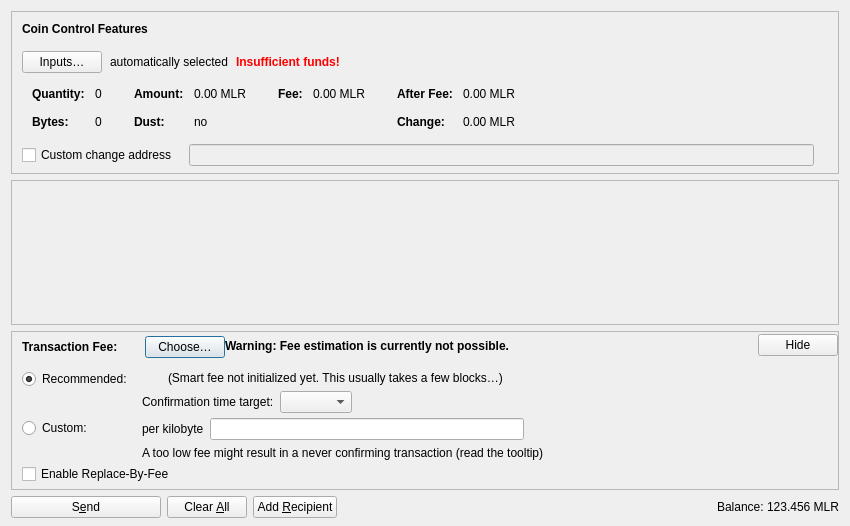
<?xml version="1.0" encoding="UTF-8"?>
<ui version="4.0">
 <class>SendCoinsDialog</class>
 <widget class="QDialog" name="SendCoinsDialog">
  <property name="geometry">
   <rect>
    <x>0</x>
    <y>0</y>
    <width>850</width>
    <height>526</height>
   </rect>
  </property>
  <property name="windowTitle">
   <string>Send Coins</string>
  </property>
  <layout class="QVBoxLayout" name="verticalLayout" stretch="0,1,0,0">
   <property name="bottomMargin">
    <number>8</number>
   </property>
   <item>
    <widget class="QFrame" name="frameCoinControl">
     <property name="sizePolicy">
      <sizepolicy hsizetype="Expanding" vsizetype="Expanding">
       <horstretch>0</horstretch>
       <verstretch>0</verstretch>
      </sizepolicy>
     </property>
     <property name="maximumSize">
      <size>
       <width>16777215</width>
       <height>16777215</height>
      </size>
     </property>
     <property name="frameShape">
      <enum>QFrame::StyledPanel</enum>
     </property>
     <property name="frameShadow">
      <enum>QFrame::Sunken</enum>
     </property>
     <layout class="QVBoxLayout" name="verticalLayoutCoinControl2">
      <property name="spacing">
       <number>0</number>
      </property>
      <property name="leftMargin">
       <number>0</number>
      </property>
      <property name="topMargin">
       <number>0</number>
      </property>
      <property name="rightMargin">
       <number>0</number>
      </property>
      <property name="bottomMargin">
       <number>6</number>
      </property>
      <item>
       <layout class="QVBoxLayout" name="verticalLayoutCoinControl" stretch="0,0,0,0,1">
        <property name="spacing">
         <number>0</number>
        </property>
        <property name="leftMargin">
         <number>10</number>
        </property>
        <property name="topMargin">
         <number>10</number>
        </property>
        <item>
         <layout class="QHBoxLayout" name="horizontalLayoutCoinControl1">
          <property name="bottomMargin">
           <number>15</number>
          </property>
          <item>
           <widget class="QLabel" name="labelCoinControlFeatures">
            <property name="sizePolicy">
             <sizepolicy hsizetype="Preferred" vsizetype="Maximum">
              <horstretch>0</horstretch>
              <verstretch>0</verstretch>
             </sizepolicy>
            </property>
            <property name="font">
             <font>
              <weight>75</weight>
              <bold>true</bold>
             </font>
            </property>
            <property name="styleSheet">
             <string notr="true">font-weight:bold;</string>
            </property>
            <property name="text">
             <string>Coin Control Features</string>
            </property>
           </widget>
          </item>
         </layout>
        </item>
        <item>
         <layout class="QHBoxLayout" name="horizontalLayoutCoinControl2" stretch="0,0,0,0">
          <property name="spacing">
           <number>8</number>
          </property>
          <property name="bottomMargin">
           <number>10</number>
          </property>
          <item>
           <widget class="QPushButton" name="pushButtonCoinControl">
            <property name="styleSheet">
             <string notr="true"/>
            </property>
            <property name="text">
             <string>Inputs…</string>
            </property>
            <property name="autoDefault">
             <bool>false</bool>
            </property>
           </widget>
          </item>
          <item>
           <widget class="QLabel" name="labelCoinControlAutomaticallySelected">
            <property name="text">
             <string>automatically selected</string>
            </property>
            <property name="margin">
             <number>5</number>
            </property>
           </widget>
          </item>
          <item>
           <widget class="QLabel" name="labelCoinControlInsuffFunds">
            <property name="font">
             <font>
              <weight>75</weight>
              <bold>true</bold>
             </font>
            </property>
            <property name="styleSheet">
             <string notr="true">color:red;font-weight:bold;</string>
            </property>
            <property name="text">
             <string>Insufficient funds!</string>
            </property>
            <property name="margin">
             <number>5</number>
            </property>
           </widget>
          </item>
          <item>
           <spacer name="horizontalSpacerCoinControl">
            <property name="orientation">
             <enum>Qt::Horizontal</enum>
            </property>
            <property name="sizeHint" stdset="0">
             <size>
              <width>40</width>
              <height>1</height>
             </size>
            </property>
           </spacer>
          </item>
         </layout>
        </item>
        <item>
         <widget class="QWidget" name="widgetCoinControl" native="true">
          <property name="sizePolicy">
           <sizepolicy hsizetype="Preferred" vsizetype="Preferred">
            <horstretch>0</horstretch>
            <verstretch>0</verstretch>
           </sizepolicy>
          </property>
          <property name="minimumSize">
           <size>
            <width>0</width>
            <height>0</height>
           </size>
          </property>
          <property name="styleSheet">
           <string notr="true"/>
          </property>
          <layout class="QHBoxLayout" name="horizontalLayoutCoinControl5">
           <property name="leftMargin">
            <number>0</number>
           </property>
           <property name="topMargin">
            <number>0</number>
           </property>
           <property name="rightMargin">
            <number>0</number>
           </property>
           <property name="bottomMargin">
            <number>0</number>
           </property>
           <item>
            <layout class="QHBoxLayout" name="horizontalLayoutCoinControl3" stretch="0,0,0,1">
             <property name="spacing">
              <number>20</number>
             </property>
             <property name="topMargin">
              <number>0</number>
             </property>
             <property name="bottomMargin">
              <number>10</number>
             </property>
             <item>
              <layout class="QFormLayout" name="formLayoutCoinControl1">
               <property name="horizontalSpacing">
                <number>10</number>
               </property>
               <property name="verticalSpacing">
                <number>14</number>
               </property>
               <property name="leftMargin">
                <number>10</number>
               </property>
               <property name="topMargin">
                <number>4</number>
               </property>
               <property name="rightMargin">
                <number>6</number>
               </property>
               <item row="0" column="0">
                <widget class="QLabel" name="labelCoinControlQuantityText">
                 <property name="font">
                  <font>
                   <weight>75</weight>
                   <bold>true</bold>
                  </font>
                 </property>
                 <property name="text">
                  <string>Quantity:</string>
                 </property>
                 <property name="margin">
                  <number>0</number>
                 </property>
                </widget>
               </item>
               <item row="0" column="1">
                <widget class="QLabel" name="labelCoinControlQuantity">
                 <property name="cursor">
                  <cursorShape>IBeamCursor</cursorShape>
                 </property>
                 <property name="contextMenuPolicy">
                  <enum>Qt::ActionsContextMenu</enum>
                 </property>
                 <property name="text">
                  <string notr="true">0</string>
                 </property>
                 <property name="margin">
                  <number>0</number>
                 </property>
                 <property name="textInteractionFlags">
                  <set>Qt::LinksAccessibleByMouse|Qt::TextSelectableByKeyboard|Qt::TextSelectableByMouse</set>
                 </property>
                </widget>
               </item>
               <item row="1" column="0">
                <widget class="QLabel" name="labelCoinControlBytesText">
                 <property name="font">
                  <font>
                   <weight>75</weight>
                   <bold>true</bold>
                  </font>
                 </property>
                 <property name="text">
                  <string>Bytes:</string>
                 </property>
                </widget>
               </item>
               <item row="1" column="1">
                <widget class="QLabel" name="labelCoinControlBytes">
                 <property name="cursor">
                  <cursorShape>IBeamCursor</cursorShape>
                 </property>
                 <property name="contextMenuPolicy">
                  <enum>Qt::ActionsContextMenu</enum>
                 </property>
                 <property name="text">
                  <string notr="true">0</string>
                 </property>
                 <property name="textInteractionFlags">
                  <set>Qt::LinksAccessibleByMouse|Qt::TextSelectableByKeyboard|Qt::TextSelectableByMouse</set>
                 </property>
                </widget>
               </item>
              </layout>
             </item>
             <item>
              <layout class="QFormLayout" name="formLayoutCoinControl2">
               <property name="horizontalSpacing">
                <number>10</number>
               </property>
               <property name="verticalSpacing">
                <number>14</number>
               </property>
               <property name="leftMargin">
                <number>6</number>
               </property>
               <property name="topMargin">
                <number>4</number>
               </property>
               <property name="rightMargin">
                <number>6</number>
               </property>
               <item row="0" column="0">
                <widget class="QLabel" name="labelCoinControlAmountText">
                 <property name="font">
                  <font>
                   <weight>75</weight>
                   <bold>true</bold>
                  </font>
                 </property>
                 <property name="text">
                  <string>Amount:</string>
                 </property>
                 <property name="margin">
                  <number>0</number>
                 </property>
                </widget>
               </item>
               <item row="0" column="1">
                <widget class="QLabel" name="labelCoinControlAmount">
                 <property name="cursor">
                  <cursorShape>IBeamCursor</cursorShape>
                 </property>
                 <property name="contextMenuPolicy">
                  <enum>Qt::ActionsContextMenu</enum>
                 </property>
                 <property name="text">
                  <string notr="true">0.00 MLR</string>
                 </property>
                 <property name="textInteractionFlags">
                  <set>Qt::LinksAccessibleByMouse|Qt::TextSelectableByKeyboard|Qt::TextSelectableByMouse</set>
                 </property>
                </widget>
               </item>
               <item row="1" column="0">
                <widget class="QLabel" name="labelCoinControlLowOutputText">
                 <property name="font">
                  <font>
                   <weight>75</weight>
                   <bold>true</bold>
                  </font>
                 </property>
                 <property name="text">
                  <string>Dust:</string>
                 </property>
                </widget>
               </item>
               <item row="1" column="1">
                <widget class="QLabel" name="labelCoinControlLowOutput">
                 <property name="cursor">
                  <cursorShape>IBeamCursor</cursorShape>
                 </property>
                 <property name="contextMenuPolicy">
                  <enum>Qt::ActionsContextMenu</enum>
                 </property>
                 <property name="text">
                  <string notr="true">no</string>
                 </property>
                 <property name="textInteractionFlags">
                  <set>Qt::LinksAccessibleByMouse|Qt::TextSelectableByKeyboard|Qt::TextSelectableByMouse</set>
                 </property>
                </widget>
               </item>
              </layout>
             </item>
             <item>
              <layout class="QFormLayout" name="formLayoutCoinControl3">
               <property name="horizontalSpacing">
                <number>10</number>
               </property>
               <property name="verticalSpacing">
                <number>14</number>
               </property>
               <property name="leftMargin">
                <number>6</number>
               </property>
               <property name="topMargin">
                <number>4</number>
               </property>
               <property name="rightMargin">
                <number>6</number>
               </property>
               <item row="0" column="0">
                <widget class="QLabel" name="labelCoinControlFeeText">
                 <property name="font">
                  <font>
                   <weight>75</weight>
                   <bold>true</bold>
                  </font>
                 </property>
                 <property name="text">
                  <string>Fee:</string>
                 </property>
                 <property name="margin">
                  <number>0</number>
                 </property>
                </widget>
               </item>
               <item row="0" column="1">
                <widget class="QLabel" name="labelCoinControlFee">
                 <property name="cursor">
                  <cursorShape>IBeamCursor</cursorShape>
                 </property>
                 <property name="contextMenuPolicy">
                  <enum>Qt::ActionsContextMenu</enum>
                 </property>
                 <property name="text">
                  <string notr="true">0.00 MLR</string>
                 </property>
                 <property name="textInteractionFlags">
                  <set>Qt::LinksAccessibleByMouse|Qt::TextSelectableByKeyboard|Qt::TextSelectableByMouse</set>
                 </property>
                </widget>
               </item>
              </layout>
             </item>
             <item>
              <layout class="QFormLayout" name="formLayoutCoinControl4">
               <property name="horizontalSpacing">
                <number>10</number>
               </property>
               <property name="verticalSpacing">
                <number>14</number>
               </property>
               <property name="leftMargin">
                <number>6</number>
               </property>
               <property name="topMargin">
                <number>4</number>
               </property>
               <property name="rightMargin">
                <number>6</number>
               </property>
               <item row="0" column="0">
                <widget class="QLabel" name="labelCoinControlAfterFeeText">
                 <property name="font">
                  <font>
                   <weight>75</weight>
                   <bold>true</bold>
                  </font>
                 </property>
                 <property name="text">
                  <string>After Fee:</string>
                 </property>
                 <property name="margin">
                  <number>0</number>
                 </property>
                </widget>
               </item>
               <item row="0" column="1">
                <widget class="QLabel" name="labelCoinControlAfterFee">
                 <property name="cursor">
                  <cursorShape>IBeamCursor</cursorShape>
                 </property>
                 <property name="contextMenuPolicy">
                  <enum>Qt::ActionsContextMenu</enum>
                 </property>
                 <property name="text">
                  <string notr="true">0.00 MLR</string>
                 </property>
                 <property name="textInteractionFlags">
                  <set>Qt::LinksAccessibleByMouse|Qt::TextSelectableByKeyboard|Qt::TextSelectableByMouse</set>
                 </property>
                </widget>
               </item>
               <item row="1" column="0">
                <widget class="QLabel" name="labelCoinControlChangeText">
                 <property name="font">
                  <font>
                   <weight>75</weight>
                   <bold>true</bold>
                  </font>
                 </property>
                 <property name="text">
                  <string>Change:</string>
                 </property>
                </widget>
               </item>
               <item row="1" column="1">
                <widget class="QLabel" name="labelCoinControlChange">
                 <property name="cursor">
                  <cursorShape>IBeamCursor</cursorShape>
                 </property>
                 <property name="contextMenuPolicy">
                  <enum>Qt::ActionsContextMenu</enum>
                 </property>
                 <property name="text">
                  <string notr="true">0.00 MLR</string>
                 </property>
                 <property name="textInteractionFlags">
                  <set>Qt::LinksAccessibleByMouse|Qt::TextSelectableByKeyboard|Qt::TextSelectableByMouse</set>
                 </property>
                </widget>
               </item>
              </layout>
             </item>
            </layout>
           </item>
          </layout>
         </widget>
        </item>
        <item>
         <layout class="QHBoxLayout" name="horizontalLayoutCoinControl4" stretch="0,0,0">
          <property name="spacing">
           <number>12</number>
          </property>
          <property name="sizeConstraint">
           <enum>QLayout::SetDefaultConstraint</enum>
          </property>
          <property name="topMargin">
           <number>5</number>
          </property>
          <property name="rightMargin">
           <number>5</number>
          </property>
          <item>
           <widget class="QCheckBox" name="checkBoxCoinControlChange">
            <property name="toolTip">
             <string>If this is activated, but the change address is empty or invalid, change will be sent to a newly generated address.</string>
            </property>
            <property name="text">
             <string>Custom change address</string>
            </property>
           </widget>
          </item>
          <item>
           <widget class="QValidatedLineEdit" name="lineEditCoinControlChange">
            <property name="enabled">
             <bool>false</bool>
            </property>
            <property name="sizePolicy">
             <sizepolicy hsizetype="Expanding" vsizetype="Fixed">
              <horstretch>0</horstretch>
              <verstretch>0</verstretch>
             </sizepolicy>
            </property>
           </widget>
          </item>
          <item>
           <widget class="QLabel" name="labelCoinControlChangeLabel">
            <property name="sizePolicy">
             <sizepolicy hsizetype="Preferred" vsizetype="Expanding">
              <horstretch>0</horstretch>
              <verstretch>0</verstretch>
             </sizepolicy>
            </property>
            <property name="minimumSize">
             <size>
              <width>0</width>
              <height>0</height>
             </size>
            </property>
            <property name="text">
             <string/>
            </property>
            <property name="margin">
             <number>3</number>
            </property>
           </widget>
          </item>
         </layout>
        </item>
        <item>
         <spacer name="verticalSpacerCoinControl">
          <property name="orientation">
           <enum>Qt::Vertical</enum>
          </property>
          <property name="sizeHint" stdset="0">
           <size>
            <width>800</width>
            <height>1</height>
           </size>
          </property>
         </spacer>
        </item>
       </layout>
      </item>
     </layout>
    </widget>
   </item>
   <item>
    <widget class="QScrollArea" name="scrollArea">
     <property name="widgetResizable">
      <bool>true</bool>
     </property>
     <widget class="QWidget" name="scrollAreaWidgetContents">
      <property name="geometry">
       <rect>
        <x>0</x>
        <y>0</y>
        <width>830</width>
        <height>104</height>
       </rect>
      </property>
      <layout class="QVBoxLayout" name="verticalLayout_2" stretch="0,1">
       <property name="leftMargin">
        <number>0</number>
       </property>
       <property name="topMargin">
        <number>0</number>
       </property>
       <property name="rightMargin">
        <number>0</number>
       </property>
       <property name="bottomMargin">
        <number>0</number>
       </property>
       <item>
        <layout class="QVBoxLayout" name="entries">
         <property name="spacing">
          <number>6</number>
         </property>
        </layout>
       </item>
       <item>
        <spacer name="verticalSpacer">
         <property name="orientation">
          <enum>Qt::Vertical</enum>
         </property>
         <property name="sizeHint" stdset="0">
          <size>
           <width>20</width>
           <height>40</height>
          </size>
         </property>
        </spacer>
       </item>
      </layout>
     </widget>
    </widget>
   </item>
   <item>
    <widget class="QFrame" name="frameFee">
     <property name="sizePolicy">
      <sizepolicy hsizetype="Expanding" vsizetype="Expanding">
       <horstretch>0</horstretch>
       <verstretch>0</verstretch>
      </sizepolicy>
     </property>
     <property name="maximumSize">
      <size>
       <width>16777215</width>
       <height>16777215</height>
      </size>
     </property>
     <property name="frameShape">
      <enum>QFrame::StyledPanel</enum>
     </property>
     <property name="frameShadow">
      <enum>QFrame::Sunken</enum>
     </property>
     <layout class="QVBoxLayout" name="verticalLayoutFee1">
      <property name="spacing">
       <number>0</number>
      </property>
      <property name="leftMargin">
       <number>0</number>
      </property>
      <property name="topMargin">
       <number>0</number>
      </property>
      <property name="rightMargin">
       <number>0</number>
      </property>
      <property name="bottomMargin">
       <number>0</number>
      </property>
      <item>
       <layout class="QVBoxLayout" name="verticalLayoutFee2" stretch="0,0,0">
        <property name="spacing">
         <number>0</number>
        </property>
        <property name="leftMargin">
         <number>10</number>
        </property>
        <property name="topMargin">
         <number>0</number>
        </property>
        <item>
         <layout class="QHBoxLayout" name="horizontalLayoutFee1">
          <property name="bottomMargin">
           <number>0</number>
          </property>
          <item>
           <layout class="QVBoxLayout" name="verticalLayoutFee7">
            <property name="spacing">
             <number>0</number>
            </property>
            <item>
             <spacer name="verticalSpacerSmartFee">
              <property name="orientation">
               <enum>Qt::Vertical</enum>
              </property>
              <property name="sizeType">
               <enum>QSizePolicy::Fixed</enum>
              </property>
              <property name="sizeHint" stdset="0">
               <size>
                <width>1</width>
                <height>4</height>
               </size>
              </property>
             </spacer>
            </item>
            <item>
             <layout class="QHBoxLayout" name="horizontalLayoutSmartFee">
              <property name="spacing">
               <number>10</number>
              </property>
              <item>
               <widget class="QLabel" name="labelFeeHeadline">
                <property name="sizePolicy">
                 <sizepolicy hsizetype="Preferred" vsizetype="Maximum">
                  <horstretch>0</horstretch>
                  <verstretch>0</verstretch>
                 </sizepolicy>
                </property>
                <property name="font">
                 <font>
                  <weight>75</weight>
                  <bold>true</bold>
                 </font>
                </property>
                <property name="styleSheet">
                 <string notr="true">font-weight:bold;</string>
                </property>
                <property name="text">
                 <string>Transaction Fee:</string>
                </property>
               </widget>
              </item>
              <item>
               <widget class="QLabel" name="labelFeeMinimized">
                <property name="text">
                 <string/>
                </property>
               </widget>
              </item>
              <item>
               <widget class="QPushButton" name="buttonChooseFee">
                <property name="text">
                 <string>Choose…</string>
                </property>
               </widget>
              </item>
             </layout>
            </item>
            <item>
             <spacer name="verticalSpacer_5">
              <property name="orientation">
               <enum>Qt::Vertical</enum>
              </property>
              <property name="sizeHint" stdset="0">
               <size>
                <width>1</width>
                <height>1</height>
               </size>
              </property>
             </spacer>
            </item>
           </layout>
          </item>
          <item>
           <widget class="QLabel" name="fallbackFeeWarningLabel">
            <property name="toolTip">
             <string>Using the fallbackfee can result in sending a transaction that will take several hours or days (or never) to confirm. Consider choosing your fee manually or wait until you have validated the complete chain.</string>
            </property>
            <property name="font">
            <font>
                <weight>75</weight>
                <bold>true</bold>
            </font>
            </property>
            <property name="text">
             <string>Warning: Fee estimation is currently not possible.</string>
            </property>
            <property name="wordWrap">
             <bool>false</bool>
            </property>
           </widget>
          </item>
          <item>
           <spacer name="horizontalSpacer_4">
            <property name="orientation">
             <enum>Qt::Horizontal</enum>
            </property>
            <property name="sizeType">
             <enum>QSizePolicy::MinimumExpanding</enum>
            </property>
            <property name="sizeHint" stdset="0">
             <size>
              <width>40</width>
              <height>20</height>
             </size>
            </property>
           </spacer>
          </item>
          <item>
           <widget class="QPushButton" name="buttonMinimizeFee">
            <property name="toolTip">
             <string>Hide transaction fee settings</string>
            </property>
            <property name="text">
             <string>Hide</string>
            </property>
           </widget>
          </item>
         </layout>
        </item>
        <item>
         <widget class="QFrame" name="frameFeeSelection">
          <layout class="QVBoxLayout" name="verticalLayoutFee12">
           <property name="spacing">
            <number>0</number>
           </property>
           <property name="leftMargin">
            <number>0</number>
           </property>
           <property name="topMargin">
            <number>0</number>
           </property>
           <property name="rightMargin">
            <number>0</number>
           </property>
           <property name="bottomMargin">
            <number>0</number>
           </property>
           <item>
            <layout class="QGridLayout" name="gridLayoutFee">
             <property name="topMargin">
              <number>10</number>
             </property>
             <property name="bottomMargin">
              <number>4</number>
             </property>
             <property name="horizontalSpacing">
              <number>10</number>
             </property>
             <property name="verticalSpacing">
              <number>4</number>
             </property>
             <item row="1" column="1">
              <layout class="QVBoxLayout" name="verticalLayoutFee8">
               <property name="spacing">
                <number>6</number>
               </property>
               <item>
                <layout class="QHBoxLayout" name="horizontalLayoutFee13">
                 <item>
                  <widget class="QLabel" name="labelCustomPerKilobyte">
                   <property name="toolTip">
                    <string>Specify a custom fee per kB (1,000 bytes) of the transaction's virtual size.

Note:  Since the fee is calculated on a per-byte basis, a fee rate of "100 satoshis per kvB" for a transaction size of 500 virtual bytes (half of 1 kvB) would ultimately yield a fee of only 50 satoshis.</string>
                   </property>
                   <property name="text">
                    <string>per kilobyte</string>
                   </property>
                  </widget>
                 </item>
                 <item>
                  <widget class="MalliorAmountField" name="customFee"/>
                 </item>
                 <item>
                  <spacer name="horizontalSpacer_6">
                   <property name="orientation">
                    <enum>Qt::Horizontal</enum>
                   </property>
                   <property name="sizeHint" stdset="0">
                    <size>
                     <width>1</width>
                     <height>1</height>
                    </size>
                   </property>
                  </spacer>
                 </item>
                </layout>
               </item>
               <item>
                <layout class="QHBoxLayout" name="horizontalLayoutFee8">
                 <item>
                  <widget class="QLabel" name="labelCustomFeeWarning">
                   <property name="enabled">
                    <bool>true</bool>
                   </property>
                   <property name="toolTip">
                    <string>When there is less transaction volume than space in the blocks, miners as well as relaying nodes may enforce a minimum fee. Paying only this minimum fee is just fine, but be aware that this can result in a never confirming transaction once there is more demand for mallior transactions than the network can process.</string>
                   </property>
                   <property name="text">
                    <string>A too low fee might result in a never confirming transaction (read the tooltip)</string>
                   </property>
                  </widget>
                 </item>
                 <item>
                  <spacer name="horizontalSpacer_2">
                   <property name="orientation">
                    <enum>Qt::Horizontal</enum>
                   </property>
                   <property name="sizeHint" stdset="0">
                    <size>
                     <width>1</width>
                     <height>1</height>
                    </size>
                   </property>
                  </spacer>
                 </item>
                </layout>
               </item>
              </layout>
             </item>
             <item row="0" column="0">
              <layout class="QVBoxLayout" name="verticalLayoutFee4" stretch="0,1">
               <item>
                <widget class="QRadioButton" name="radioSmartFee">
                 <property name="text">
                  <string>Recommended:</string>
                 </property>
                 <property name="checked">
                  <bool>true</bool>
                 </property>
                 <attribute name="buttonGroup">
                  <string notr="true">groupFee</string>
                 </attribute>
                </widget>
               </item>
               <item>
                <spacer name="verticalSpacer_2">
                 <property name="orientation">
                  <enum>Qt::Vertical</enum>
                 </property>
                 <property name="sizeHint" stdset="0">
                  <size>
                   <width>1</width>
                   <height>1</height>
                  </size>
                 </property>
                </spacer>
               </item>
              </layout>
             </item>
             <item row="1" column="0">
              <layout class="QVBoxLayout" name="verticalLayoutFee9" stretch="0,1">
               <item>
                <widget class="QRadioButton" name="radioCustomFee">
                 <property name="text">
                  <string>Custom:</string>
                 </property>
                 <attribute name="buttonGroup">
                  <string notr="true">groupFee</string>
                 </attribute>
                </widget>
               </item>
               <item>
                <spacer name="verticalSpacer_6">
                 <property name="orientation">
                  <enum>Qt::Vertical</enum>
                 </property>
                 <property name="sizeHint" stdset="0">
                  <size>
                   <width>1</width>
                   <height>1</height>
                  </size>
                 </property>
                </spacer>
               </item>
              </layout>
             </item>
             <item row="0" column="1">
              <layout class="QVBoxLayout" name="verticalLayoutFee3" stretch="0,0,1">
               <property name="spacing">
                <number>6</number>
               </property>
               <property name="topMargin">
                <number>2</number>
               </property>
               <item>
                <layout class="QHBoxLayout" name="horizontalLayoutFee12">
                 <item>
                  <widget class="QLabel" name="labelSmartFee">
                   <property name="text">
                    <string/>
                   </property>
                  </widget>
                 </item>
                 <item>
                  <widget class="QLabel" name="labelFeeEstimation">
                   <property name="text">
                    <string/>
                   </property>
                  </widget>
                 </item>
                 <item>
                  <widget class="QLabel" name="labelSmartFee2">
                   <property name="text">
                    <string>(Smart fee not initialized yet. This usually takes a few blocks…)</string>
                   </property>
                  </widget>
                 </item>
                 <item>
                  <spacer name="horizontalSpacer_5">
                   <property name="orientation">
                    <enum>Qt::Horizontal</enum>
                   </property>
                   <property name="sizeHint" stdset="0">
                    <size>
                     <width>1</width>
                     <height>1</height>
                    </size>
                   </property>
                  </spacer>
                 </item>
                </layout>
               </item>
               <item>
                <layout class="QHBoxLayout" name="horizontalLayoutFee9">
                 <item>
                  <layout class="QVBoxLayout" name="verticalLayoutFee6">
                   <item>
                    <widget class="QLabel" name="labelSmartFee3">
                     <property name="text">
                      <string>Confirmation time target:</string>
                     </property>
                    </widget>
                   </item>
                  </layout>
                 </item>
                 <item>
                  <layout class="QVBoxLayout" name="verticalLayoutFee5">
                   <property name="rightMargin">
                    <number>30</number>
                   </property>
                   <item>
                    <layout class="QHBoxLayout" name="horizontalLayoutConfTarget">
                     <property name="bottomMargin">
                      <number>0</number>
                     </property>
                     <item>
                      <widget class="QComboBox" name="confTargetSelector"/>
                     </item>
                     <item>
                      <spacer name="horizontalSpacerConfTarget">
                       <property name="orientation">
                        <enum>Qt::Horizontal</enum>
                       </property>
                       <property name="sizeHint" stdset="0">
                        <size>
                         <width>40</width>
                         <height>20</height>
                        </size>
                       </property>
                      </spacer>
                     </item>
                    </layout>
                   </item>
                  </layout>
                 </item>
                </layout>
               </item>
               <item>
                <spacer name="verticalSpacer_4">
                 <property name="orientation">
                  <enum>Qt::Vertical</enum>
                 </property>
                 <property name="sizeHint" stdset="0">
                  <size>
                   <width>1</width>
                   <height>1</height>
                  </size>
                 </property>
                </spacer>
               </item>
              </layout>
             </item>
            </layout>
           </item>
           <item>
            <widget class="QCheckBox" name="optInRBF">
             <property name="text">
              <string>Enable Replace-By-Fee</string>
             </property>
             <property name="toolTip">
              <string>With Replace-By-Fee (BIP-125) you can increase a transaction's fee after it is sent. Without this, a higher fee may be recommended to compensate for increased transaction delay risk.</string>
             </property>
            </widget>
           </item>
          </layout>
         </widget>
        </item>
        <item>
         <spacer name="verticalSpacerFee">
          <property name="orientation">
           <enum>Qt::Vertical</enum>
          </property>
          <property name="sizeHint" stdset="0">
           <size>
            <width>40</width>
            <height>5</height>
           </size>
          </property>
         </spacer>
        </item>
       </layout>
      </item>
     </layout>
    </widget>
   </item>
   <item>
    <layout class="QHBoxLayout" name="horizontalLayout">
     <item>
      <widget class="QPushButton" name="sendButton">
       <property name="minimumSize">
        <size>
         <width>150</width>
         <height>0</height>
        </size>
       </property>
       <property name="toolTip">
        <string>Confirm the send action</string>
       </property>
       <property name="text">
        <string>S&amp;end</string>
       </property>
       <property name="icon">
        <iconset resource="../mallior.qrc">
         <normaloff>:/icons/send</normaloff>:/icons/send</iconset>
       </property>
       <property name="autoDefault">
        <bool>false</bool>
       </property>
       <property name="default">
        <bool>false</bool>
       </property>
      </widget>
     </item>
     <item>
      <widget class="QPushButton" name="clearButton">
       <property name="sizePolicy">
        <sizepolicy hsizetype="Minimum" vsizetype="Fixed">
         <horstretch>0</horstretch>
         <verstretch>0</verstretch>
        </sizepolicy>
       </property>
       <property name="toolTip">
        <string>Clear all fields of the form.</string>
       </property>
       <property name="text">
        <string>Clear &amp;All</string>
       </property>
       <property name="icon">
        <iconset resource="../mallior.qrc">
         <normaloff>:/icons/remove</normaloff>:/icons/remove</iconset>
       </property>
       <property name="autoDefault">
        <bool>false</bool>
       </property>
      </widget>
     </item>
     <item>
      <widget class="QPushButton" name="addButton">
       <property name="toolTip">
        <string>Send to multiple recipients at once</string>
       </property>
       <property name="text">
        <string>Add &amp;Recipient</string>
       </property>
       <property name="icon">
        <iconset resource="../mallior.qrc">
         <normaloff>:/icons/add</normaloff>:/icons/add</iconset>
       </property>
       <property name="autoDefault">
        <bool>false</bool>
       </property>
      </widget>
     </item>
     <item>
      <spacer name="horizontalSpacer">
       <property name="orientation">
        <enum>Qt::Horizontal</enum>
       </property>
       <property name="sizeHint" stdset="0">
        <size>
         <width>40</width>
         <height>20</height>
        </size>
       </property>
      </spacer>
     </item>
     <item>
      <layout class="QHBoxLayout" name="horizontalLayout_2">
       <property name="spacing">
        <number>3</number>
       </property>
       <item>
        <widget class="QLabel" name="labelBalanceName">
         <property name="sizePolicy">
          <sizepolicy hsizetype="Preferred" vsizetype="Fixed">
           <horstretch>0</horstretch>
           <verstretch>0</verstretch>
          </sizepolicy>
         </property>
         <property name="text">
          <string>Balance:</string>
         </property>
        </widget>
       </item>
       <item>
        <widget class="QLabel" name="labelBalance">
         <property name="sizePolicy">
          <sizepolicy hsizetype="Preferred" vsizetype="Fixed">
           <horstretch>0</horstretch>
           <verstretch>0</verstretch>
          </sizepolicy>
         </property>
         <property name="cursor">
          <cursorShape>IBeamCursor</cursorShape>
         </property>
         <property name="text">
          <string notr="true">123.456 MLR</string>
         </property>
         <property name="textInteractionFlags">
          <set>Qt::LinksAccessibleByMouse|Qt::TextSelectableByKeyboard|Qt::TextSelectableByMouse</set>
         </property>
        </widget>
       </item>
      </layout>
     </item>
    </layout>
   </item>
  </layout>
 </widget>
 <customwidgets>
  <customwidget>
   <class>QValidatedLineEdit</class>
   <extends>QLineEdit</extends>
   <header>qt/qvalidatedlineedit.h</header>
  </customwidget>
  <customwidget>
   <class>MalliorAmountField</class>
   <extends>QLineEdit</extends>
   <header>qt/mallioramountfield.h</header>
   <container>1</container>
  </customwidget>
 </customwidgets>
 <resources>
  <include location="../mallior.qrc"/>
 </resources>
 <connections/>
 <buttongroups>
  <buttongroup name="groupFee"/>
 </buttongroups>
</ui>
